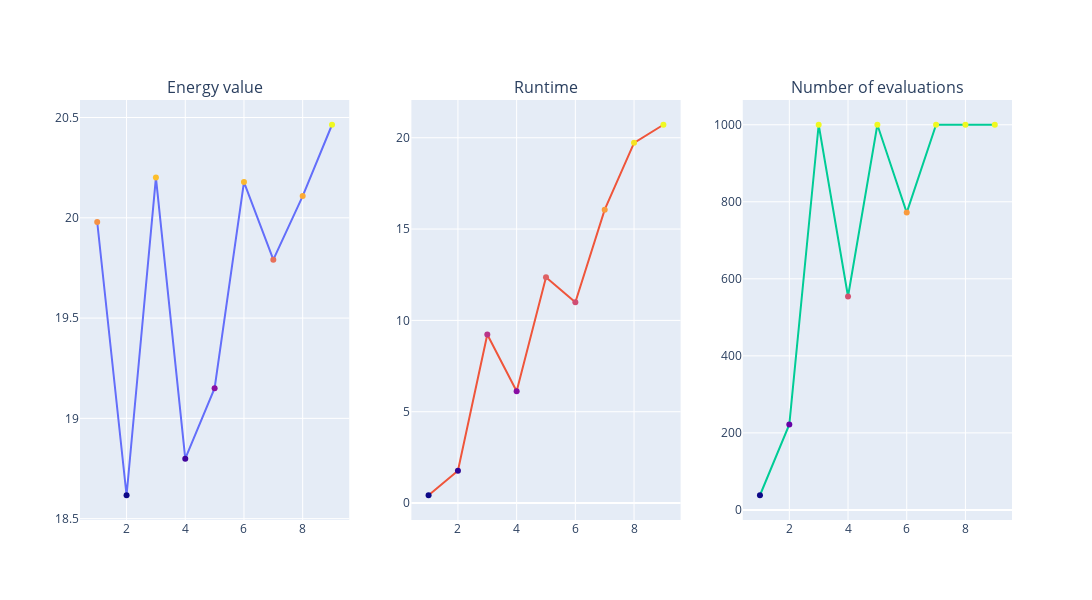

Notebook code for this chart:
### Markdown cell above
### Higher values of $p$

With higher values of $p$, QAOA is theoretically able to reach a quantum state with a better energy value with respect to the cost Hamiltonian since increasing the number of layers strictly increases the space of quantum states, one is able to reach. That is, if 
$$
M_p = \max_{\beta, \gamma \in \mathbb{R}^p} \langle \psi_p(\beta, \gamma) \vert H_C  \vert \psi_p(\beta, \gamma) \rangle
$$
denotes the maximal energy value reachable with a QAOA variational form of depth $p$, it holds that
$$
M_{p+1} \geq M_p.
$$
In fact, using the adiabatic theorem, one can prove, that in the infinite limit, we are able to reach the maximal cost function value $C_{max}$
$$
\lim\limits_{p \to \inf} M_p = C_{max}.
$$
While the connection to adiabatic quantum computing serves as a justification of why we might expect QAOA to yield good optimization results, it only holds in the infinite limit, which in turn corresponds to an infinitely long quantum algorithm.
One also needs to be mindful of the fact that the number of parameters increases with the number of layers, and finding the global optimum becomes increasingly harder when introducing more parameters.<br>
The following plots show the evolution of the optimal QAOA state found for increasing values of $p$ and give some idea of how the circuit depth affects QAOA performance.

### Code cell
graph_name = 'custom'
quadratic_program = quadratic_program_from_graph(graphs[graph_name])
#Create callback to record total number of evaluations
max_evals = 0
def callback(eval_count, params, mean, std_dev):
    global max_evals
    max_evals = eval_count

#Create empty lists to track values
energies = []
runtimes = []
num_evals=[]
    
#Run QAOA for different values of p
for p in range(1,10):
    print(f'Evaluating for p = {p}...')
    qaoa = QAOA(optimizer = optimizers['cobyla'], quantum_instance = backend, reps=p, callback=callback)
    eigen_optimizer = MinimumEigenOptimizer(min_eigen_solver = qaoa)
    start = time()
    result = eigen_optimizer.solve(quadratic_program)
    runtimes.append(time()-start)
    num_evals.append(max_evals)
    #Calculate energy of final state from samples
    avg_value = 0.
    for sample in result.samples:
        avg_value += sample.probability*sample.fval
    energies.append(avg_value)

#Create and display plots
energy_plot = go.Scatter(x = list(range(1,10)), y =energies, marker=dict(color=energies, colorscale = 'plasma'))
runtime_plot = go.Scatter(x = list(range(1,10)), y =runtimes, marker=dict(color=runtimes, colorscale = 'plasma'))
num_evals_plot = go.Scatter(x = list(range(1,10)), y =num_evals, marker=dict(color=num_evals, colorscale = 'plasma'))
fig = make_subplots(rows = 1, cols = 3, subplot_titles = ['Energy value', 'Runtime', 'Number of evaluations'])
fig.update_layout(width=1800,height=600, showlegend=False)
fig.add_trace(energy_plot, row=1, col=1)
fig.add_trace(runtime_plot, row=1, col=2)
fig.add_trace(num_evals_plot, row=1, col=3)
clear_output()
fig.show()

### Figure 1 — Plotly figure (JSON) as saved in the notebook; plotly's stock layout.template omitted (floating-point values rounded to 4 significant figures)
{"data": [{"marker": {"color": [19.98, 18.62, 20.2, 18.8, 19.15, 20.18, 19.79, 20.11, 20.46], "colorscale": [[0, "#0d0887"], [0.1111, "#46039f"], [0.2222, "#7201a8"], [0.3333, "#9c179e"], [0.4444, "#bd3786"], [0.5556, "#d8576b"], [0.6667, "#ed7953"], [0.7778, "#fb9f3a"], [0.8889, "#fdca26"], [1, "#f0f921"]]}, "type": "scatter", "x": [1, 2, 3, 4, 5, 6, 7, 8, 9], "xaxis": "x", "y": [19.98, 18.62, 20.2, 18.8, 19.15, 20.18, 19.79, 20.11, 20.46], "yaxis": "y"}, {"marker": {"color": [0.4265, 1.768, 9.227, 6.12, 12.36, 10.99, 16.06, 19.72, 20.71], "colorscale": [[0, "#0d0887"], [0.1111, "#46039f"], [0.2222, "#7201a8"], [0.3333, "#9c179e"], [0.4444, "#bd3786"], [0.5556, "#d8576b"], [0.6667, "#ed7953"], [0.7778, "#fb9f3a"], [0.8889, "#fdca26"], [1, "#f0f921"]]}, "type": "scatter", "x": [1, 2, 3, 4, 5, 6, 7, 8, 9], "xaxis": "x2", "y": [0.4265, 1.768, 9.227, 6.12, 12.36, 10.99, 16.06, 19.72, 20.71], "yaxis": "y2"}, {"marker": {"color": [38, 222, 1000, 554, 1000, 772, 1000, 1000, 1000], "colorscale": [[0, "#0d0887"], [0.1111, "#46039f"], [0.2222, "#7201a8"], [0.3333, "#9c179e"], [0.4444, "#bd3786"], [0.5556, "#d8576b"], [0.6667, "#ed7953"], [0.7778, "#fb9f3a"], [0.8889, "#fdca26"], [1, "#f0f921"]]}, "type": "scatter", "x": [1, 2, 3, 4, 5, 6, 7, 8, 9], "xaxis": "x3", "y": [38, 222, 1000, 554, 1000, 772, 1000, 1000, 1000], "yaxis": "y3"}], "layout": {"annotations": [{"font": {"size": 16}, "showarrow": false, "text": "Energy value", "x": 0.1444, "xanchor": "center", "xref": "paper", "y": 1, "yanchor": "bottom", "yref": "paper"}, {"font": {"size": 16}, "showarrow": false, "text": "Runtime", "x": 0.5, "xanchor": "center", "xref": "paper", "y": 1, "yanchor": "bottom", "yref": "paper"}, {"font": {"size": 16}, "showarrow": false, "text": "Number of evaluations", "x": 0.8556, "xanchor": "center", "xref": "paper", "y": 1, "yanchor": "bottom", "yref": "paper"}], "height": 600, "showlegend": false, "width": 1800, "xaxis": {"anchor": "y", "autorange": true, "domain": [0, 0.2889], "range": [0.476, 9.524], "type": "linear"}, "xaxis2": {"anchor": "y2", "autorange": true, "domain": [0.3556, 0.6444], "range": [0.476, 9.524], "type": "linear"}, "xaxis3": {"anchor": "y3", "autorange": true, "domain": [0.7111, 1], "range": [0.476, 9.524], "type": "linear"}, "yaxis": {"anchor": "x", "autorange": true, "domain": [0, 1], "range": [18.49, 20.59], "type": "linear"}, "yaxis2": {"anchor": "x2", "autorange": true, "domain": [0, 1], "range": [-0.9285, 22.07], "type": "linear"}, "yaxis3": {"anchor": "x3", "autorange": true, "domain": [0, 1], "range": [-26.26, 1064.0], "type": "linear"}}}
